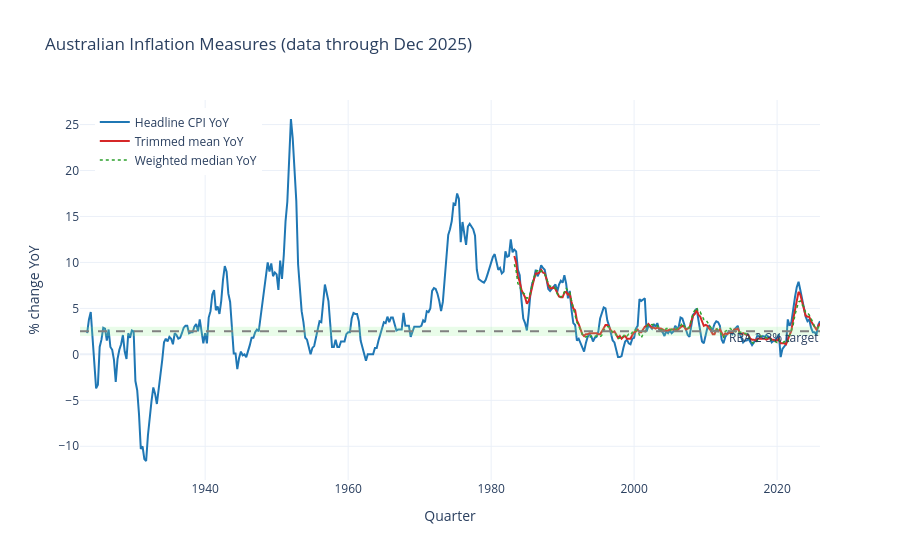

The cell this chart's notebook holds for it:
### Markdown cell above
inflation measures (YoY)

### Code cell
fig = go.Figure()
fig.add_trace(go.Scatter(x=df.index, y=df['headline_yoy'],
                         mode='lines', name='Headline CPI YoY',
                         line=dict(color='#1f77b4', width=2)))
fig.add_trace(go.Scatter(x=df.index, y=df['trimmed_mean_yoy'],
                         mode='lines', name='Trimmed mean YoY',
                         line=dict(color='#d62728', width=2)))
fig.add_trace(go.Scatter(x=df.index, y=df['weighted_median_yoy'],
                         mode='lines', name='Weighted median YoY',
                         line=dict(color='#2ca02c', width=1.5, dash='dot')))

fig.add_hrect(y0=2, y1=3, fillcolor='lightgreen', opacity=0.2, line_width=0,
              annotation_text='RBA 2-3% target', annotation_position='top right')
fig.add_hline(y=2.5, line_dash='dash', line_color='grey')

fig.update_layout(title='Australian Inflation Measures (data through Dec 2025)',
                  xaxis_title='Quarter', yaxis_title='% change YoY',
                  template='plotly_white', hovermode='x unified',
                  legend=dict(x=0.02, y=0.98))
fig.show()

### Figure 1 — Plotly figure (JSON) as saved in the notebook; plotly's stock layout.template omitted (floating-point values rounded to 4 significant figures; data arrays with more than 128 entries replaced by an {"elided": "..."} marker saying what was removed)
{"data": [{"line": {"color": "#1f77b4", "width": 2}, "mode": "lines", "name": "Headline CPI YoY", "type": "scatter", "x": {"elided": "415 str values"}, "y": {"elided": "415 float values"}}, {"line": {"color": "#d62728", "width": 2}, "mode": "lines", "name": "Trimmed mean YoY", "type": "scatter", "x": {"elided": "415 str values"}, "y": {"elided": "415 float values"}}, {"line": {"color": "#2ca02c", "dash": "dot", "width": 1.5}, "mode": "lines", "name": "Weighted median YoY", "type": "scatter", "x": {"elided": "415 str values"}, "y": {"elided": "415 float values"}}], "layout": {"annotations": [{"showarrow": false, "text": "RBA 2-3% target", "x": 1, "xanchor": "right", "xref": "x domain", "y": 3, "yanchor": "top", "yref": "y"}], "hovermode": "x unified", "legend": {"x": 0.02, "y": 0.98}, "shapes": [{"fillcolor": "lightgreen", "line": {"width": 0}, "opacity": 0.2, "type": "rect", "x0": 0, "x1": 1, "xref": "x domain", "y0": 2, "y1": 3, "yref": "y"}, {"line": {"color": "grey", "dash": "dash"}, "type": "line", "x0": 0, "x1": 1, "xref": "x domain", "y0": 2.5, "y1": 2.5, "yref": "y"}], "title": {"text": "Australian Inflation Measures (data through Dec 2025)"}, "xaxis": {"title": {"text": "Quarter"}}, "yaxis": {"title": {"text": "% change YoY"}}}}
